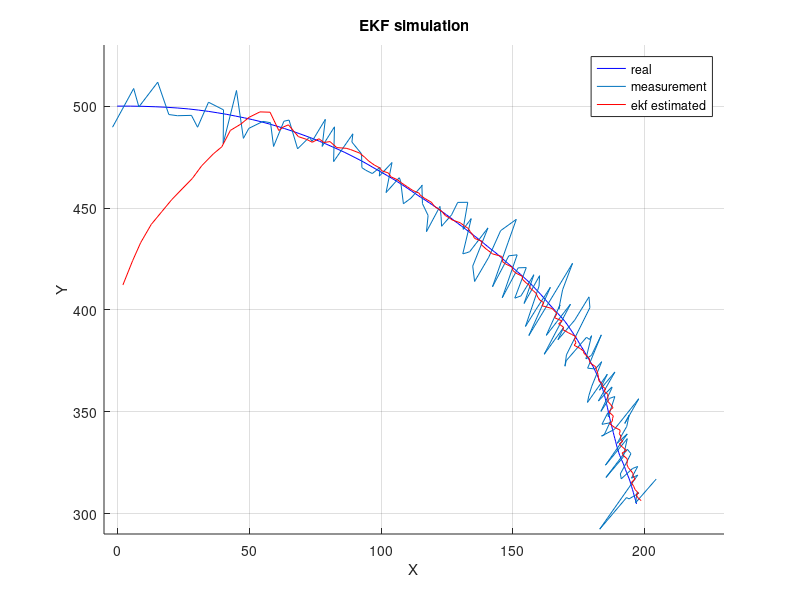

Source code (MATLAB):
close all;
clear all;
clc;
%%  真实轨迹模拟
kx = .01;   ky = .05;       % 阻尼系数
g = 9.8;                    % 重力
t = 15;                     % 仿真时间
Ts = 0.1;                   % 采样周期 
len = fix(t/Ts);            % 仿真步数
dax = 3; day = 3;       % 系统噪声
X = zeros(len,4); 
X(1,:) = [0, 50, 500, 0]; % 状态模拟的初值
for k=2:len
    x = X(k-1,1); vx = X(k-1,2); y = X(k-1,3); vy = X(k-1,4); 
    x = x + vx*Ts;
    vx = vx + (-kx*vx^2+dax*randn(1,1))*Ts;
    y = y + vy*Ts;
    vy = vy + (ky*vy^2-g+day*randn(1))*Ts;
    X(k,:) = [x, vx, y, vy];
end
%%  构造量测量
dr = 8;  dafa = 0.1;        % 量测噪声
for k=1:len
    r = sqrt(X(k,1)^2+X(k,3)^2) + dr*randn(1,1);
    a = atan(X(k,1)/X(k,3))*57.3 + dafa*randn(1,1);
    Z(k,:) = [r, a];
end
%% ekf 滤波
Qk = diag([0; dax/10; 0; day/10])^2;
Rk = diag([dr; dafa])^2;
Pk = 10*eye(4);
Pkk_1 = 10*eye(4);
x_hat = [0,40,400,0]';
X_est = zeros(len,4);
x_forecast = zeros(4,1);
z = zeros(4,1);
for k=1:len
    % 1 状态预测    
    x1 = x_hat(1) + x_hat(2)*Ts;
    vx1 = x_hat(2) + (-kx*x_hat(2)^2)*Ts;
    y1 = x_hat(3) + x_hat(4)*Ts;
    vy1 = x_hat(4) + (ky*x_hat(4)^2-g)*Ts;
    x_forecast = [x1; vx1; y1; vy1];        %预测值
    % 2  观测预测
    r = sqrt(x1*x1+y1*y1);
    alpha = atan(x1/y1)*57.3;
    y_yuce = [r,alpha]';
    %  状态矩阵
    vx = x_forecast(2);  vy = x_forecast(4);
    F = zeros(4,4);
    F(1,1) = 1;  F(1,2) = Ts;
    F(2,2) = 1-2*kx*vx*Ts;
    F(3,3) = 1;  F(3,4) = Ts;
    F(4,4) = 1+2*ky*vy*Ts;
    Pkk_1 = F*Pk*F'+Qk;
    % 观测矩阵
    x = x_forecast(1); y = x_forecast(3);
    H = zeros(2,4);
    r = sqrt(x^2+y^2);  xy2 = 1+(x/y)^2;
    H(1,1) = x/r;  H(1,3) = y/r;
    H(2,1) = (1/y)/xy2;  H(2,3) = (-x/y^2)/xy2;
    
    Kk = Pkk_1*H'*(H*Pkk_1*H'+Rk)^-1;       %计算增益
    x_hat = x_forecast+Kk*(Z(k,:)'-y_yuce);      %校正
    Pk = (eye(4)-Kk*H)*Pkk_1;
    X_est(k,:) = x_hat;
end
%% 
figure, hold on, grid on;
plot(X(:,1),X(:,3),'-b');
plot(Z(:,1).*sin(Z(:,2)*pi/180), Z(:,1).*cos(Z(:,2)*pi/180));
plot(X_est(:,1),X_est(:,3), 'r');
xlabel('X'); 
ylabel('Y'); 
title('EKF simulation');
legend('real', 'measurement', 'ekf estimated');
axis([-5,230,290,530]);
